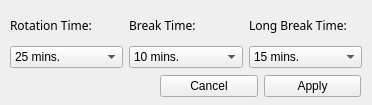
<?xml version="1.0" encoding="UTF-8"?>
<ui version="4.0">
 <class>Form</class>
 <widget class="QWidget" name="Form">
  <property name="geometry">
   <rect>
    <x>0</x>
    <y>0</y>
    <width>372</width>
    <height>105</height>
   </rect>
  </property>
  <property name="windowTitle">
   <string>Form</string>
  </property>
  <widget class="QWidget" name="gridLayoutWidget">
   <property name="geometry">
    <rect>
     <x>10</x>
     <y>10</y>
     <width>352</width>
     <height>58</height>
    </rect>
   </property>
   <layout class="QGridLayout" name="gridLayout">
    <item row="0" column="0">
     <widget class="QLabel" name="label_2">
      <property name="font">
       <font>
        <family>Futura</family>
       </font>
      </property>
      <property name="text">
       <string>Rotation Time:</string>
      </property>
     </widget>
    </item>
    <item row="0" column="1">
     <widget class="QLabel" name="label">
      <property name="font">
       <font>
        <family>Futura</family>
       </font>
      </property>
      <property name="text">
       <string>Break Time:</string>
      </property>
     </widget>
    </item>
    <item row="1" column="0">
     <widget class="QComboBox" name="rotation_time">
      <item>
       <property name="text">
        <string>25 mins.</string>
       </property>
      </item>
      <item>
       <property name="text">
        <string>15 mins.</string>
       </property>
      </item>
      <item>
       <property name="text">
        <string>20 mins.</string>
       </property>
      </item>
      <item>
       <property name="text">
        <string>30 mins.</string>
       </property>
      </item>
      <item>
       <property name="text">
        <string>45 mins.</string>
       </property>
      </item>
      <item>
       <property name="text">
        <string>50 mins.</string>
       </property>
      </item>
      <item>
       <property name="text">
        <string>60 mins.</string>
       </property>
      </item>
      <item>
       <property name="text">
        <string>90 mins.</string>
       </property>
      </item>
     </widget>
    </item>
    <item row="1" column="1">
     <widget class="QComboBox" name="break_time">
      <item>
       <property name="text">
        <string>10 mins.</string>
       </property>
      </item>
      <item>
       <property name="text">
        <string>5 mins.</string>
       </property>
      </item>
      <item>
       <property name="text">
        <string>15 mins.</string>
       </property>
      </item>
     </widget>
    </item>
    <item row="1" column="2">
     <widget class="QComboBox" name="long_break_time">
      <item>
       <property name="text">
        <string>15 mins.</string>
       </property>
      </item>
      <item>
       <property name="text">
        <string>20 mins.</string>
       </property>
      </item>
      <item>
       <property name="text">
        <string>30 mins.</string>
       </property>
      </item>
     </widget>
    </item>
    <item row="0" column="2">
     <widget class="QLabel" name="label_3">
      <property name="font">
       <font>
        <family>Futura</family>
       </font>
      </property>
      <property name="text">
       <string>Long Break Time:</string>
      </property>
     </widget>
    </item>
   </layout>
  </widget>
  <widget class="QWidget" name="horizontalLayoutWidget">
   <property name="geometry">
    <rect>
     <x>160</x>
     <y>70</y>
     <width>201</width>
     <height>32</height>
    </rect>
   </property>
   <layout class="QHBoxLayout" name="horizontalLayout">
    <item>
     <widget class="QPushButton" name="cancel_button">
      <property name="text">
       <string>Cancel</string>
      </property>
     </widget>
    </item>
    <item>
     <widget class="QPushButton" name="apply_button">
      <property name="text">
       <string>Apply</string>
      </property>
     </widget>
    </item>
   </layout>
  </widget>
 </widget>
 <resources/>
 <connections/>
</ui>
